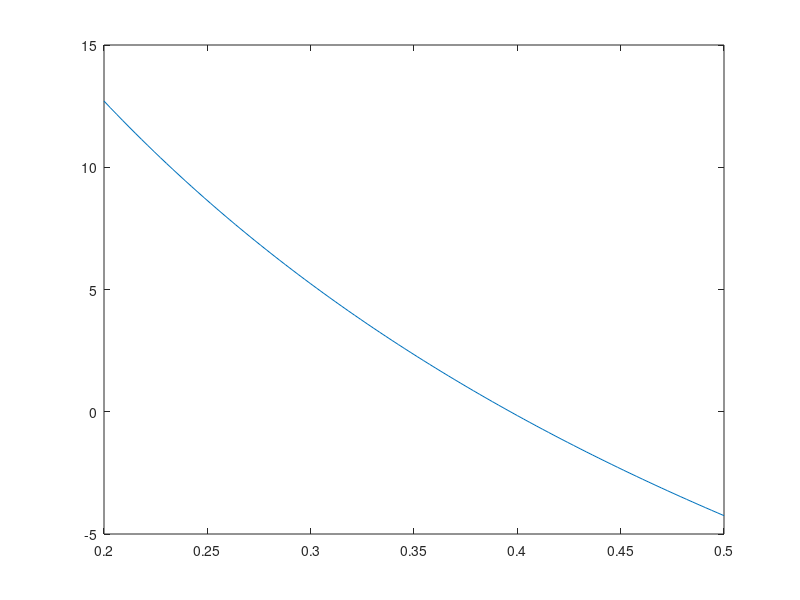

Here is the MATLAB script that generated this plot:
% Question 1
% Use bisection method to find coefficient of drag
g =9.81; m = 95; v = 46; t = 9;
cd = linspace(0.2,0.5);
% cd = 0.425;
fl = sqrt((g*m)./cd).*tanh(sqrt((g*cd/m))*t)-v;
plot(cd,fl)
cdl = min(cd); cdu = max(cd);
i = 1;
cdr = zeros(1,100);
% fz = zeros(1,100);
while(1)
    cdr(i) = (cdl+cdu)/2;
    fz = sqrt((g*m)/cdr(i))*tanh(sqrt((g*cdr(i)/m))*t)-v;
    fl = sqrt((g*m)/cdl)*tanh(sqrt((g*cdl/m))*t)-v;
    if fz*fl > 0
        cdl = cdr(i);
    else
        cdu = cdr(i);
    end
    if fz == 0
        break
    elseif i == 100
        break
    elseif i > 1
        ea = abs((cdr(i) - cdr(i-1))/cdr(i))*100;
        if ea <=5
           break            
        end
    end
    i = i+1;
end
disp(cdr(i)) 
